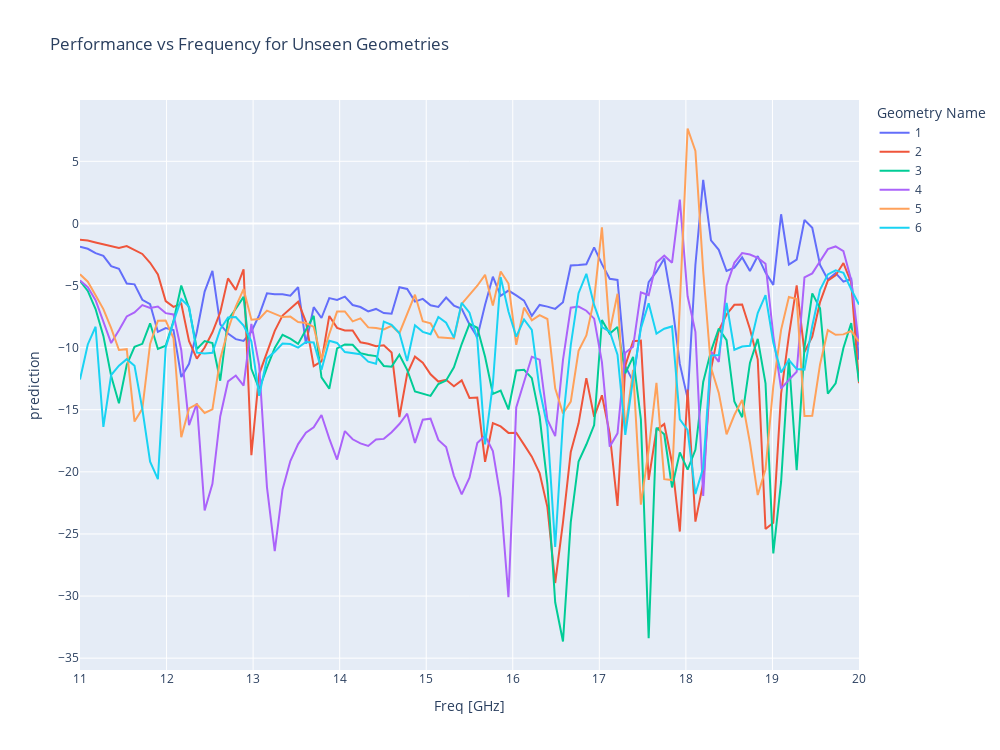

The code cell stored with this chart in its notebook:
### Code cell
import plotly.express as px
fig = px.line(geometries_df, x="Freq [GHz]", y="prediction", title='Performance vs Frequency for Unseen Geometries', color="Geometry Name", width=1000, height=750)
# fig.update_layout()
display(fig)
